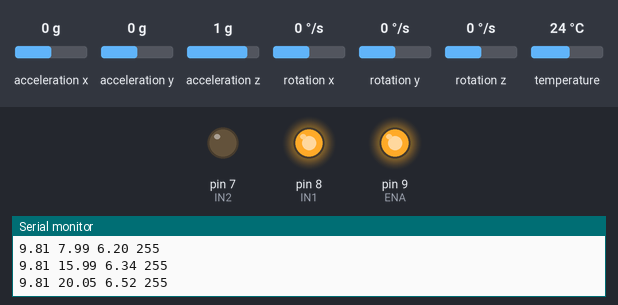
Recording of a sketch running on a simulated Arduino Uno, built with avr-gcc and run on an emulated ATmega328P. Shown: output pins drawn as LEDs (lit = HIGH), the last lines printed to the serial monitor. The test bench sets the inputs (shaded band); at power-on: acceleration z 1 g, acceleration x 0 g, acceleration y 0 g, rotation x 0 °/s, rotation y 0 °/s, rotation z 0 °/s, temperature 24 °C. Random numbers use the default seed unless the sketch sets one.

Above: at 1.2 s.
1.3 s: acceleration z set to -1.4 g
4.3 s: acceleration z set to -0.8 g
At 5.57 s:
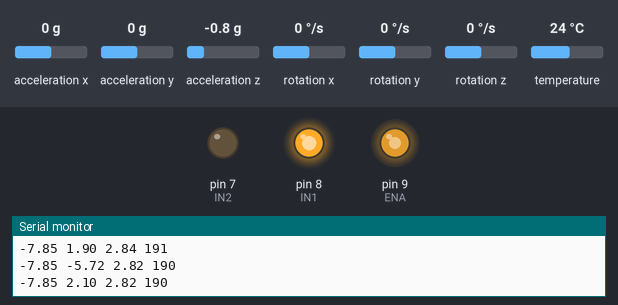
At 11.14 s:
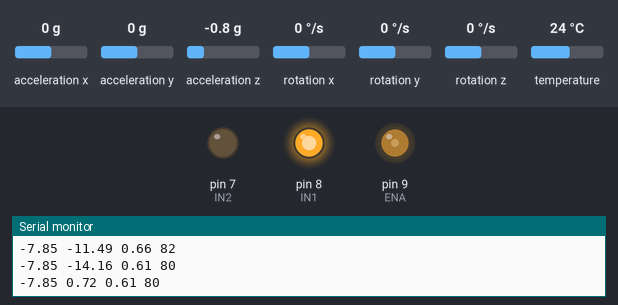
Timing chart, 0 to 19.3 s (numbered marks = the images above; inputs shaded):
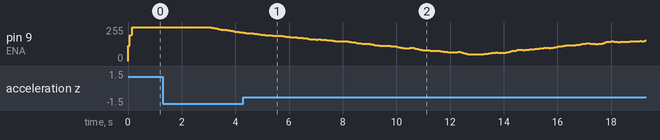

The sketch:

embc_proj.ino
```cpp
#include <Wire.h>
#include <Adafruit_BMP280.h>
#include <Adafruit_MPU6050.h>
#include <Adafruit_Sensor.h>


Adafruit_BMP280 bmp;
Adafruit_MPU6050 mpu;


int ENA = 9;
int IN1 = 8;
int IN2 = 7;


float Kp = 50;
float ref = 0;


float bias = 0;
float t = 0;


float dt = 0.05;
// State [z, v]
float x[2] = {0, 0};
// Covariance
float P[2][2] = {{1, 0}, {0, 1}};
// System matrix
float A[2][2] = {{1, dt}, {0, 1}};
// Measurement matrix
float H[2] = {1, 0};
// Process noise
float Q[2][2] = {{0.001, 0}, {0, 0.001}};
// Measurement noise (adaptive)
float R = 5;
// Adaptive factor
float alpha = 0.98;


void setup() {
  Serial.begin(9600);
  Wire.begin();


  bmp.begin(0x76);
  mpu.begin();


  pinMode(ENA, OUTPUT);
  pinMode(IN1, OUTPUT);
  pinMode(IN2, OUTPUT);


  digitalWrite(IN1, HIGH);
  digitalWrite(IN2, LOW);
}


void loop() {


  sensors_event_t a, g, temp;
  mpu.getEvent(&a, &g, &temp);


  float Az = a.acceleration.z;
  float wind_noise = 5.0 * sin(2 * t);
  float spike = random(-1000, 1000) / 100.0;
  bias += 0.01;


  float z = Az + wind_noise + spike + bias;  // measurement


  // Prediction
  float x_pred[2];
  x_pred[0] = A[0][0]*x[0] + A[0][1]*x[1];
  x_pred[1] = A[1][0]*x[0] + A[1][1]*x[1];


  // P_pred = A P A^T + Q
  float P_pred[2][2];


  P_pred[0][0] = A[0][0]*P[0][0] + A[0][1]*P[1][0];
  P_pred[0][1] = A[0][0]*P[0][1] + A[0][1]*P[1][1];
  P_pred[1][0] = A[1][0]*P[0][0] + A[1][1]*P[1][0];
  P_pred[1][1] = A[1][0]*P[0][1] + A[1][1]*P[1][1];


  // Add Q
  P_pred[0][0] += Q[0][0];
  P_pred[1][1] += Q[1][1];


  // Measurement update
  // y = z - Hx
  float y = z - (H[0]*x_pred[0] + H[1]*x_pred[1]);
  // S = HPH' + R
  float S = P_pred[0][0] + R;
  // Kalman Gain K = P H' / S
  float K[2];
  K[0] = P_pred[0][0] / S;
  K[1] = P_pred[1][0] / S;


  // State update
  x[0] = x_pred[0] + K[0]*y;
  x[1] = x_pred[1] + K[1]*y;


  // Covariance update
  P[0][0] = (1 - K[0]) * P_pred[0][0];
  P[0][1] = (1 - K[0]) * P_pred[0][1];
  P[1][0] = P_pred[1][0] - K[1]*P_pred[0][0];
  P[1][1] = P_pred[1][1] - K[1]*P_pred[0][1];


  // Adaptive R update
  R = alpha * R + (1 - alpha) * (y * y);
  float Az_filtered = x[0];


  float error = ref - Az_filtered;


  int pwm = abs(Kp * error);
  pwm = pwm + 50;
  pwm = constrain(pwm, 0, 255);


  analogWrite(ENA, pwm);
  Serial.print(Az);           // raw
  Serial.print(" ");
  Serial.print(z);            // noisy
  Serial.print(" ");
  Serial.print(Az_filtered);  // AEKF output
  Serial.print(" ");
  Serial.println(pwm);
  t += 0.2;
  delay(50);
}
```

Measured:
- after the input at 1.3 s, pin 9 (ENA): moves from 255/255 to 213/255 over 1.3 s, starting after 1.7 s
